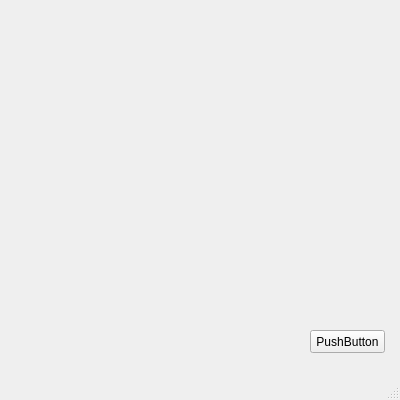
<?xml version="1.0" encoding="UTF-8"?>
<ui version="4.0">
 <class>MainWindow</class>
 <widget class="QMainWindow" name="MainWindow">
  <property name="geometry">
   <rect>
    <x>0</x>
    <y>0</y>
    <width>400</width>
    <height>400</height>
   </rect>
  </property>
  <property name="windowTitle">
   <string>MainWindow</string>
  </property>
  <widget class="QWidget" name="centralwidget">
   <widget class="QPushButton" name="pushButton">
    <property name="geometry">
     <rect>
      <x>310</x>
      <y>330</y>
      <width>75</width>
      <height>23</height>
     </rect>
    </property>
    <property name="text">
     <string>PushButton</string>
    </property>
   </widget>
  </widget>
  <widget class="QMenuBar" name="menubar">
   <property name="geometry">
    <rect>
     <x>0</x>
     <y>0</y>
     <width>400</width>
     <height>21</height>
    </rect>
   </property>
  </widget>
  <widget class="QStatusBar" name="statusbar"/>
 </widget>
 <resources/>
 <connections/>
</ui>
